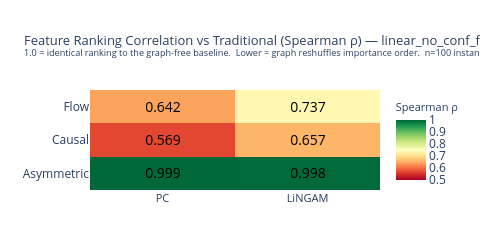
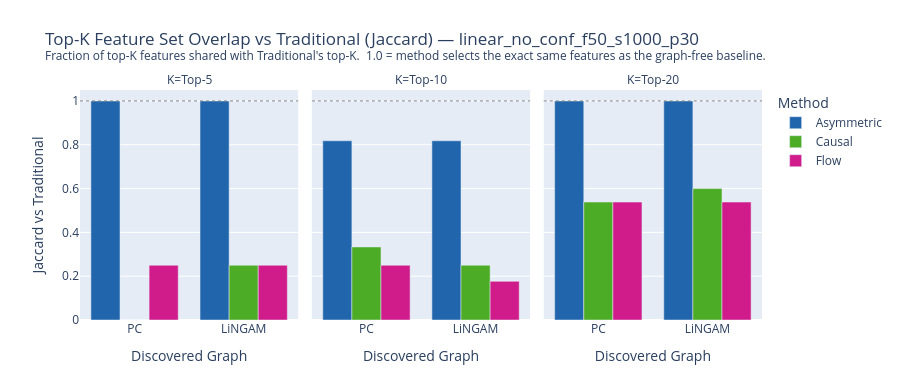

Notebook cell for these charts, in order:
### Markdown cell above
### 9.3. Ranking Robustness & True-Parent Recovery

Spearman rank correlation between each method's feature ranking and the Scratch baseline, Top-K Jaccard overlap, and true-parent Precision@K — measuring how faithfully the discovered graph preserves causal feature rankings relative to the ground truth.

### Code cell
"""
10.3 — Ranking Robustness vs Scratch & True-parent Recovery
"""
from scipy.stats import spearmanr

# ── Load true Y-parent set ────────────────────────────────────────────────────
with open(SYNTHETIC_DIR / f"{DATASET}_metadata.json") as _f:
    _meta = json.load(_f)
y_parent_set = set(_meta["y_parent_indices"])
print(f"True Y-parents: {len(y_parent_set)} / {len(feature_names)} features")
random_baseline = len(y_parent_set) / len(feature_names)
print(f"Random baseline precision: {random_baseline:.3f}")

scratch_ma = mean_abs_shap(shap_data, "Scratch")

# ── Compute Spearman ρ ────────────────────────────────────────────────────────
spearman_data = {}
for meth in BASE_METHODS:
    for g in DISC_GRAPHS:
        k = f"{meth} ({g})"
        if k not in shap_data:
            continue
        rho, _ = spearmanr(mean_abs_shap(shap_data, k), scratch_ma)
        spearman_data[(meth, g)] = float(rho)

# ── Jaccard rows ─────────────────────────────────────────────────────────────
jaccard_rows = []
for meth in BASE_METHODS:
    for g in DISC_GRAPHS:
        k = f"{meth} ({g})"
        if k not in shap_data:
            continue
        for kv in K_VALUES:
            j = top_k_jaccard(mean_abs_shap(shap_data, k), scratch_ma, kv)
            jaccard_rows.append(dict(Method=meth, Graph=g, K=f"Top-{kv}", Jaccard=j))
df_jacc = pd.DataFrame(jaccard_rows)

# ── Parent precision rows ─────────────────────────────────────────────────────
parent_rows = []
for meth_key, meth_label in [("Scratch", "Scratch")] + \
                              [(f"{m} ({g})", f"{m} ({g})") for m in BASE_METHODS for g in DISC_GRAPHS]:
    if meth_key not in shap_data:
        continue
    ma = mean_abs_shap(shap_data, meth_key)
    for kv in K_VALUES:
        top_k_idx = set(np.argsort(ma)[-kv:])
        prec = len(top_k_idx & y_parent_set) / kv
        parent_rows.append(dict(Method=meth_label, K=f"Top-{kv}", Precision=prec))
df_parent = pd.DataFrame(parent_rows)

# ── A: Spearman heatmap ───────────────────────────────────────────────────────
fig_spearman = plot_spearman_heatmap(
    spearman_data, BASE_METHODS, DISC_GRAPHS, DATASET, n_shap, save_dir=PLOTS_DIR,
)

# ── B: Jaccard bar chart ──────────────────────────────────────────────────────
fig_jacc = plot_jaccard_bar(df_jacc, METHOD_COLORS, DATASET, save_dir=PLOTS_DIR)

# ── C: True-parent Precision@K ────────────────────────────────────────────────
fig_parent = plot_parent_precision_bar(
    df_parent, METHOD_COLORS, DATASET, DISC_GRAPHS, random_baseline, save_dir=PLOTS_DIR,
)

# ── Stub: tga_data is populated in Section 11 ─────────────────────────────────
tga_data = {}

### Figure 1 — Plotly figure (JSON) as saved in the notebook; plotly's stock layout.template omitted (floating-point values rounded to 4 significant figures)
{"data": [{"colorbar": {"tickvals": [0.5, 0.6, 0.7, 0.8, 0.9, 1], "title": {"font": {"size": 11}, "text": "Spearman ρ"}}, "colorscale": [[0, "rgb(165,0,38)"], [0.1, "rgb(215,48,39)"], [0.2, "rgb(244,109,67)"], [0.3, "rgb(253,174,97)"], [0.4, "rgb(254,224,139)"], [0.5, "rgb(255,255,191)"], [0.6, "rgb(217,239,139)"], [0.7, "rgb(166,217,106)"], [0.8, "rgb(102,189,99)"], [0.9, "rgb(26,152,80)"], [1, "rgb(0,104,55)"]], "hovertemplate": "<b>%{y} (%{x})</b> vs Traditional<br>ρ = %{z:.3f}<extra></extra>", "text": [["0.999", "0.998"], ["0.569", "0.657"], ["0.642", "0.737"]], "textfont": {"color": "black", "size": 14}, "texttemplate": "%{text}", "type": "heatmap", "x": ["PC", "LiNGAM"], "y": ["Asymmetric", "Causal", "Flow"], "z": [[0.9987, 0.9975], [0.5692, 0.6567], [0.6423, 0.7373]], "zmax": 1, "zmin": 0.5}], "layout": {"height": 250, "margin": {"b": 60, "l": 90, "r": 60, "t": 90}, "title": {"font": {"size": 13}, "text": "Feature Ranking Correlation vs Traditional (Spearman ρ) — linear_no_conf_f50_s1000_p30<br><sup>1.0 = identical ranking to the graph-free baseline.  Lower = graph reshuffles importance order.  n=100 instances.</sup>"}, "width": 480, "xaxis": {"tickfont": {"size": 11}}, "yaxis": {"tickfont": {"size": 12}}}}

### Figure 2 — Plotly figure (JSON) as saved in the notebook; plotly's stock layout.template omitted (floating-point values rounded to 4 significant figures)
{"data": [{"alignmentgroup": "True", "hovertemplate": "Method=Asymmetric<br>K=Top-5<br>Discovered Graph=%{x}<br>Jaccard vs Traditional=%{y}<extra></extra>", "legendgroup": "Asymmetric", "marker": {"color": "#2166ac", "pattern": {"shape": ""}}, "name": "Asymmetric", "offsetgroup": "Asymmetric", "orientation": "v", "showlegend": true, "textposition": "auto", "type": "bar", "x": ["PC", "LiNGAM"], "xaxis": "x", "y": [1.0, 1.0], "yaxis": "y"}, {"alignmentgroup": "True", "hovertemplate": "Method=Asymmetric<br>K=Top-10<br>Discovered Graph=%{x}<br>Jaccard vs Traditional=%{y}<extra></extra>", "legendgroup": "Asymmetric", "marker": {"color": "#2166ac", "pattern": {"shape": ""}}, "name": "Asymmetric", "offsetgroup": "Asymmetric", "orientation": "v", "showlegend": false, "textposition": "auto", "type": "bar", "x": ["PC", "LiNGAM"], "xaxis": "x2", "y": [0.8182, 0.8182], "yaxis": "y2"}, {"alignmentgroup": "True", "hovertemplate": "Method=Asymmetric<br>K=Top-20<br>Discovered Graph=%{x}<br>Jaccard vs Traditional=%{y}<extra></extra>", "legendgroup": "Asymmetric", "marker": {"color": "#2166ac", "pattern": {"shape": ""}}, "name": "Asymmetric", "offsetgroup": "Asymmetric", "orientation": "v", "showlegend": false, "textposition": "auto", "type": "bar", "x": ["PC", "LiNGAM"], "xaxis": "x3", "y": [1.0, 1.0], "yaxis": "y3"}, {"alignmentgroup": "True", "hovertemplate": "Method=Causal<br>K=Top-5<br>Discovered Graph=%{x}<br>Jaccard vs Traditional=%{y}<extra></extra>", "legendgroup": "Causal", "marker": {"color": "#4dac26", "pattern": {"shape": ""}}, "name": "Causal", "offsetgroup": "Causal", "orientation": "v", "showlegend": true, "textposition": "auto", "type": "bar", "x": ["PC", "LiNGAM"], "xaxis": "x", "y": [0.0, 0.25], "yaxis": "y"}, {"alignmentgroup": "True", "hovertemplate": "Method=Causal<br>K=Top-10<br>Discovered Graph=%{x}<br>Jaccard vs Traditional=%{y}<extra></extra>", "legendgroup": "Causal", "marker": {"color": "#4dac26", "pattern": {"shape": ""}}, "name": "Causal", "offsetgroup": "Causal", "orientation": "v", "showlegend": false, "textposition": "auto", "type": "bar", "x": ["PC", "LiNGAM"], "xaxis": "x2", "y": [0.3333, 0.25], "yaxis": "y2"}, {"alignmentgroup": "True", "hovertemplate": "Method=Causal<br>K=Top-20<br>Discovered Graph=%{x}<br>Jaccard vs Traditional=%{y}<extra></extra>", "legendgroup": "Causal", "marker": {"color": "#4dac26", "pattern": {"shape": ""}}, "name": "Causal", "offsetgroup": "Causal", "orientation": "v", "showlegend": false, "textposition": "auto", "type": "bar", "x": ["PC", "LiNGAM"], "xaxis": "x3", "y": [0.5385, 0.6], "yaxis": "y3"}, {"alignmentgroup": "True", "hovertemplate": "Method=Flow<br>K=Top-5<br>Discovered Graph=%{x}<br>Jaccard vs Traditional=%{y}<extra></extra>", "legendgroup": "Flow", "marker": {"color": "#d01c8b", "pattern": {"shape": ""}}, "name": "Flow", "offsetgroup": "Flow", "orientation": "v", "showlegend": true, "textposition": "auto", "type": "bar", "x": ["PC", "LiNGAM"], "xaxis": "x", "y": [0.25, 0.25], "yaxis": "y"}, {"alignmentgroup": "True", "hovertemplate": "Method=Flow<br>K=Top-10<br>Discovered Graph=%{x}<br>Jaccard vs Traditional=%{y}<extra></extra>", "legendgroup": "Flow", "marker": {"color": "#d01c8b", "pattern": {"shape": ""}}, "name": "Flow", "offsetgroup": "Flow", "orientation": "v", "showlegend": false, "textposition": "auto", "type": "bar", "x": ["PC", "LiNGAM"], "xaxis": "x2", "y": [0.25, 0.1765], "yaxis": "y2"}, {"alignmentgroup": "True", "hovertemplate": "Method=Flow<br>K=Top-20<br>Discovered Graph=%{x}<br>Jaccard vs Traditional=%{y}<extra></extra>", "legendgroup": "Flow", "marker": {"color": "#d01c8b", "pattern": {"shape": ""}}, "name": "Flow", "offsetgroup": "Flow", "orientation": "v", "showlegend": false, "textposition": "auto", "type": "bar", "x": ["PC", "LiNGAM"], "xaxis": "x3", "y": [0.5385, 0.5385], "yaxis": "y3"}], "layout": {"annotations": [{"showarrow": false, "text": "K=Top-5", "x": 0.16, "xanchor": "center", "xref": "paper", "y": 1, "yanchor": "bottom", "yref": "paper"}, {"showarrow": false, "text": "K=Top-10", "x": 0.5, "xanchor": "center", "xref": "paper", "y": 1, "yanchor": "bottom", "yref": "paper"}, {"showarrow": false, "text": "K=Top-20", "x": 0.84, "xanchor": "center", "xref": "paper", "y": 1, "yanchor": "bottom", "yref": "paper"}], "barmode": "group", "height": 380, "legend": {"title": {"text": "Method"}, "tracegroupgap": 0}, "margin": {"b": 60, "t": 90}, "shapes": [{"line": {"color": "gray", "dash": "dot", "width": 1}, "type": "line", "x0": 0, "x1": 1, "xref": "x domain", "y0": 1, "y1": 1, "yref": "y"}, {"line": {"color": "gray", "dash": "dot", "width": 1}, "type": "line", "x0": 0, "x1": 1, "xref": "x2 domain", "y0": 1, "y1": 1, "yref": "y2"}, {"line": {"color": "gray", "dash": "dot", "width": 1}, "type": "line", "x0": 0, "x1": 1, "xref": "x3 domain", "y0": 1, "y1": 1, "yref": "y3"}], "title": {"text": "Top-K Feature Set Overlap vs Traditional (Jaccard) — linear_no_conf_f50_s1000_p30<br><sup>Fraction of top-K features shared with Traditional's top-K.  1.0 = method selects the exact same features as the graph-free baseline.</sup>"}, "width": 900, "xaxis": {"anchor": "y", "domain": [0, 0.32], "title": {"text": "Discovered Graph"}}, "xaxis2": {"anchor": "y2", "domain": [0.34, 0.66], "matches": "x", "title": {"text": "Discovered Graph"}}, "xaxis3": {"anchor": "y3", "domain": [0.68, 1.0], "matches": "x", "title": {"text": "Discovered Graph"}}, "yaxis": {"anchor": "x", "domain": [0, 1], "range": [0, 1.05], "title": {"text": "Jaccard vs Traditional"}}, "yaxis2": {"anchor": "x2", "domain": [0, 1], "matches": "y", "showticklabels": false}, "yaxis3": {"anchor": "x3", "domain": [0, 1], "matches": "y", "showticklabels": false}}}
